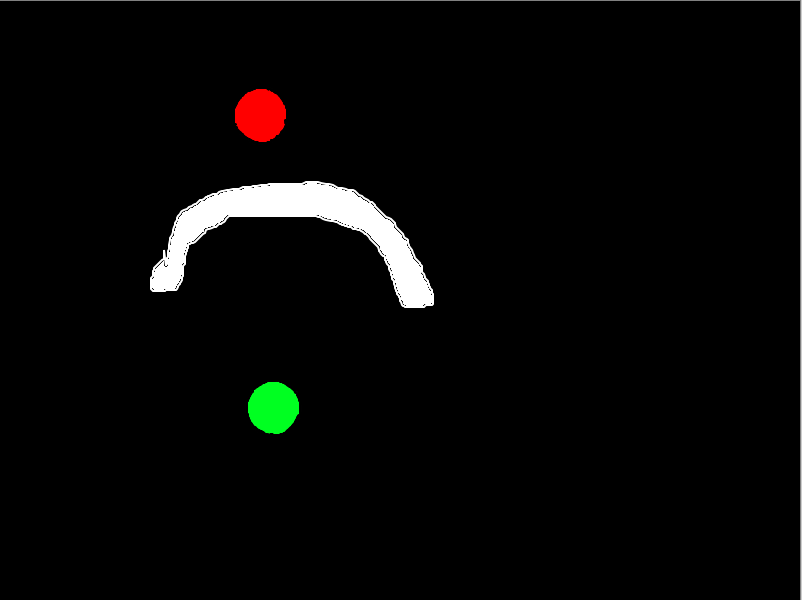
//> input picture chinti.png, 802 x 600 px
$ ./a_star   (built with g++ and OpenCV 4)
//> lines starting //> are read from the running program, lines starting //| are printed output that depends on the picture


#include <opencv2/highgui/highgui.hpp>
#include <opencv2/imgproc/imgproc.hpp>
#include <opencv2/core/core.hpp>
#include <bits/stdc++.h>
#include <time.h>

using namespace std;
using namespace cv;

class Node_
{
public:
    Point p;
    double dist;

    Node_(int x, int y, double dis)
    {
        this->p = Point(x,y);
        this->dist = dis;
    }
};

// bool Comparator(Node_ a, Node_ b)
// {
//     return a.dist > b.dist;
// }


class Compare {
public:
	bool operator()(Node_ a,Node_ b) {
		return a.dist > b.dist;
	}
};

bool isValid(Mat img,int x,int y) {
	if(x < 0 | y < 0 | x >= img.cols | y >= img.rows) return false;
	if(img.at<uchar>(y,x) == 255) return false;
	return true;
}

double h(Point curr, Point goal)
{
    return sqrt(pow(curr.x - goal.x,2) + pow(curr.y - goal.y,2));
}


void Plan(Mat img,Point source, Point goal)
{
//> called with source = Point(300, 450), goal = Point(300, 100)
    // Priority Queue for Dijkstra

    bool reached = false;

    Node_ src(source.x,source.y,0);

    priority_queue<Node_, vector<Node_>, Compare> Q;
    // visited, parent, f,g
    vector<vector<int>>  visited(img.cols, vector<int>(img.rows,0));
    vector<vector<Node_>>  parent(img.cols, vector<Node_>(img.rows,src));
    vector<vector<double>>  f(img.cols, vector<double>(img.rows,FLT_MAX));
    vector<vector<double>>  g(img.cols, vector<double>(img.rows,FLT_MAX));
    cout << "nodes pushed";
    Q.push(src);
    g[source.x][source.y] = 0;
    // parent[source.x][source.y] = src;
    parent[source.x][source.y] = Node_(source.x,source.y,0);
    double wt = 1;
    double h_Node_ , f_Node_;
    Mat final_image = img.clone();
    Mat obstacles = img.clone();

    while(!Q.empty())
    {
        Node_ current = Q.top();
        Q.pop();
        visited[current.p.x][current.p.y] = 1;

        for(int s=-1;s<=1;s++){
            for(int u=-1;u<=1;u++){
                if(s==0 & u ==0)
                {
                    continue;
                }
                if(isValid(obstacles,current.p.x+s,current.p.y+u))
                {
                    if(visited[current.p.x + s][current.p.y + u] == 0)
                    {
                        wt = 1;
                        if((fabs(s) + fabs(u)) != 1) wt = 1.414;

                        h_Node_ = h(Point(current.p.x+s,current.p.y+u),goal);
                        f_Node_ = h_Node_ + wt +g[current.p.x][current.p.y];

                        if(f_Node_ < f[current.p.x+s][current.p.y+u]){
                            final_image.at<uchar>(current.p.y,current.p.x) = 255;
                            f[current.p.x+s][current.p.y+u] = f_Node_;
                            g[current.p.x + s][current.p.y + u] = g[current.p.x][current.p.y] + wt;
                            parent[current.p.x+s][current.p.y + u] = Node_(current.p.x, current.p.y ,0);

                            Q.push(Node_(current.p.x+s,current.p.y + u,f_Node_));

                        }

                    }
                }
            }
        }
    }
//> this loop made 650080 passes
//> h_Node_ on passes 1 to 3: 351, 350, 349
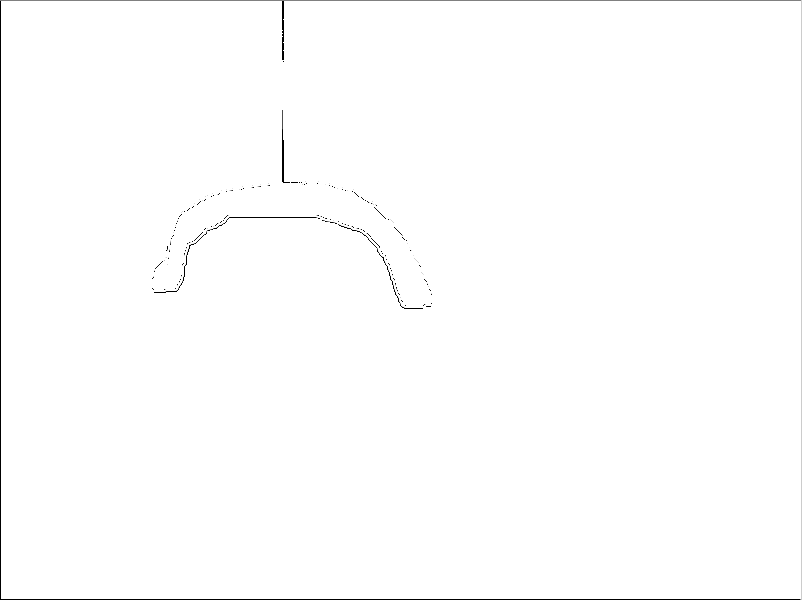
//> final_image: 600 rows x 802 cols, CV_8UC1; min 0, max 255, mean 253.6
//> after the loop, Q = 0 items; wt = 1; h_Node_ = 707.1; f_Node_ = 1270.4

    cout << "End of the loop";

    cout << "---------Showing Path--------\n";

    Node_ current = Node_(goal.x,goal.y,0);
    Node_ curr_next = Node_(goal.x,goal.y,0);
    int x_curr = current.p.x, y_curr = current.p.y;
//> x_curr = 300; y_curr = 100

    while(1)
    {
        if(x_curr == source.x & y_curr == source.y)
        {
            break;
        }
        current = Node_(curr_next.p.x, curr_next.p.y,0);
        img.at<char>(current.p.y,current.p.x) = 255;

        curr_next = Node_(parent[current.p.x][current.p.y].p.x,parent[current.p.x][current.p.y].p.y,0);
		x_curr = curr_next.p.x;
		y_curr = curr_next.p.y;
    }
//> this loop made 351 passes
//> (this->p in Node_, this->p in Node_ (second call), x_curr) on passes 1 to 12: (Point(300, 100), Point(300, 101), 300), (Point(300, 101), Point(301, 102), 301), (Point(301, 102), Point(301, 103), 301), (Point(301, 103), Point(302, 104), 302), (Point(302, 104), Point(302, 105), 302), (Point(302, 105), Point(303, 106), 303), (Point(303, 106), Point(303, 107), 303), (Point(303, 107), Point(304, 108), 304), (Point(304, 108), Point(304, 109), 304), (Point(304, 109), Point(305, 110), 305), (Point(305, 110), Point(305, 111), 305), (Point(305, 111), Point(305, 112), 305)
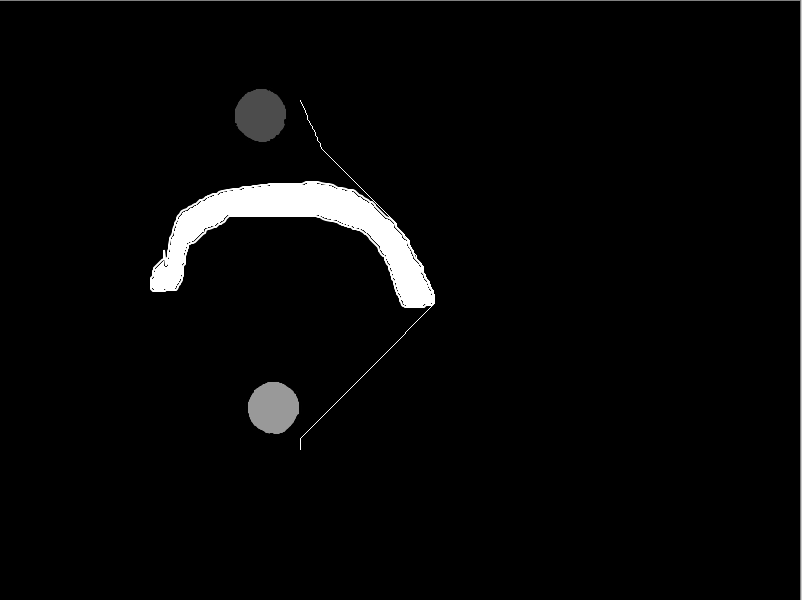
//> img: 600 rows x 802 cols, CV_8UC1; min 0, max 255, mean 7.7
    cout << "COST : " << g[goal.x][goal.y] << endl;
//| COST : 460.952
	namedWindow("DJI",WINDOW_AUTOSIZE);
	imshow("DJI",img);
	// imshow("EXPANDED",show_expanding);
	waitKey(0);
	imwrite("Output.png",img);

}


int main(int argc, char *argv[]) {
	clock_t t;
	t = clock();

	Mat img = imread("chinti.png",0);
	Point source(300,450);
	Point goal(300,100);

    if(isValid(img,goal.x,goal.y))
    {
        Plan(img,source,goal);
        cout << "done";
    }
    else{
        cout <<"Invalid Goal" << endl;
    }


	t = clock() - t;
	cout << "Time : " << t << endl;
}


// g++ -o a_star a_star.cpp `pkg-config --cflags --libs opencv4`
// code to run
